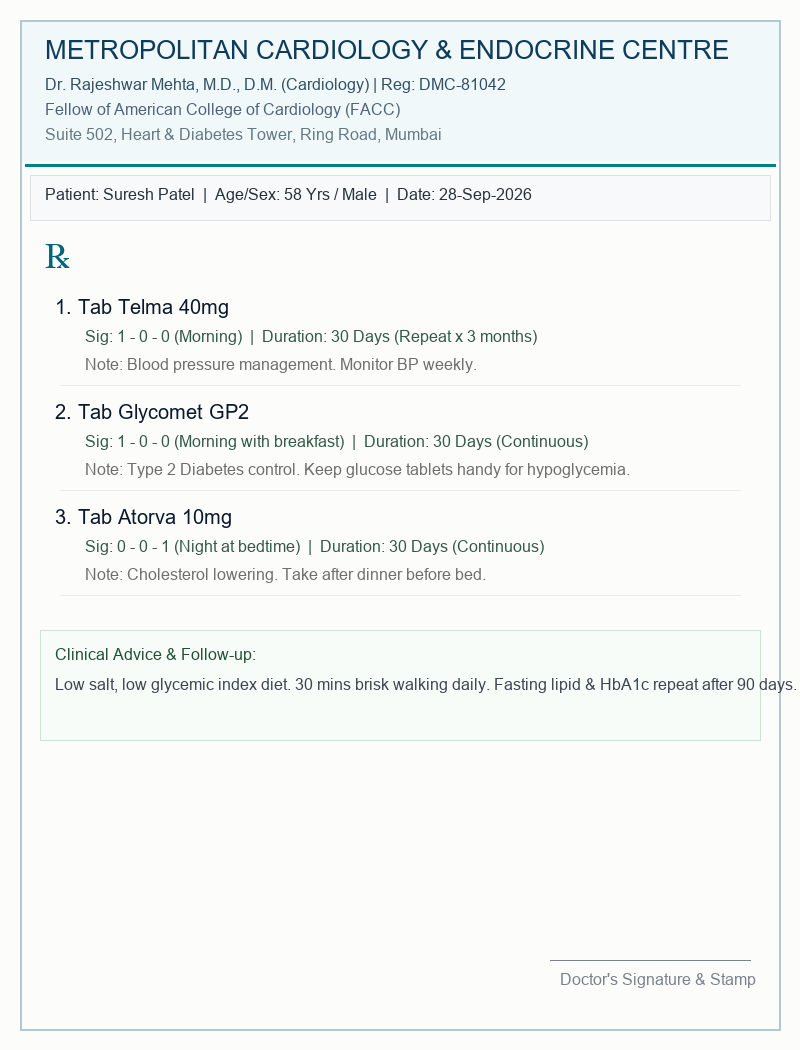
#> input picture frontend/sample_prescriptions/sample_rx_chronic_cardiac_diabetes.png, 800 x 1050 px
$ python -i preprocessing_service.py   (imports and definitions only)
#> lines starting #> are read from the running program, lines starting #| are printed output that depends on the picture; after the words box and inside, x2 and y2 are one past the last pixel; in counts of white or black regions, pixels touching at a corner belong together
#> further down, picture is the input picture: shape (1050, 800, 3); mean B, G, R 244.3, 245.5, 242.9
"""
Module 6: Prescription Image Preprocessing Engine using OpenCV.
Implements a modular 8-stage image enhancement pipeline:
Original Image -> Resize -> Grayscale -> Noise Reduction -> Contrast Enhancement (CLAHE)
-> Adaptive Thresholding -> Deskew -> Optional Morphological Processing -> Preprocessed Image.

Fully configurable to allow experimental comparison across different clinical document presets.
"""

import time
import base64
import cv2
import numpy as np
from typing import Dict, Any, Tuple, Optional
from pydantic import BaseModel, Field


# -------------------------------------------------------------
# Configuration Schema for Experimental Comparisons
# -------------------------------------------------------------

# [35 lines that did not run here, left out]


# [49 lines that did not run here, left out]


# -------------------------------------------------------------
# Modular Stage 1 to Stage 7 OpenCV Step Functions
# -------------------------------------------------------------

# [199 lines left out: functions step_resize, step_grayscale, step_noise_reduction, step_contrast_enhancement, step_adaptive_threshold, not called in this run]


def compute_skew_angle(cv_gray_or_bin: np.ndarray) -> float:
    """
    Calculates document text skew angle using minimum bounding box of foreground ink pixels.
    """
    try:
        if len(cv_gray_or_bin.shape) == 3:
            cv_gray_or_bin = cv2.cvtColor(cv_gray_or_bin, cv2.COLOR_BGR2GRAY)

        # Ensure text is white foreground on black background for coordinate calculation
        if np.mean(cv_gray_or_bin) > 127:
            # White background, invert
            thresh = cv2.threshold(cv_gray_or_bin, 0, 255, cv2.THRESH_BINARY_INV | cv2.THRESH_OTSU)[1]
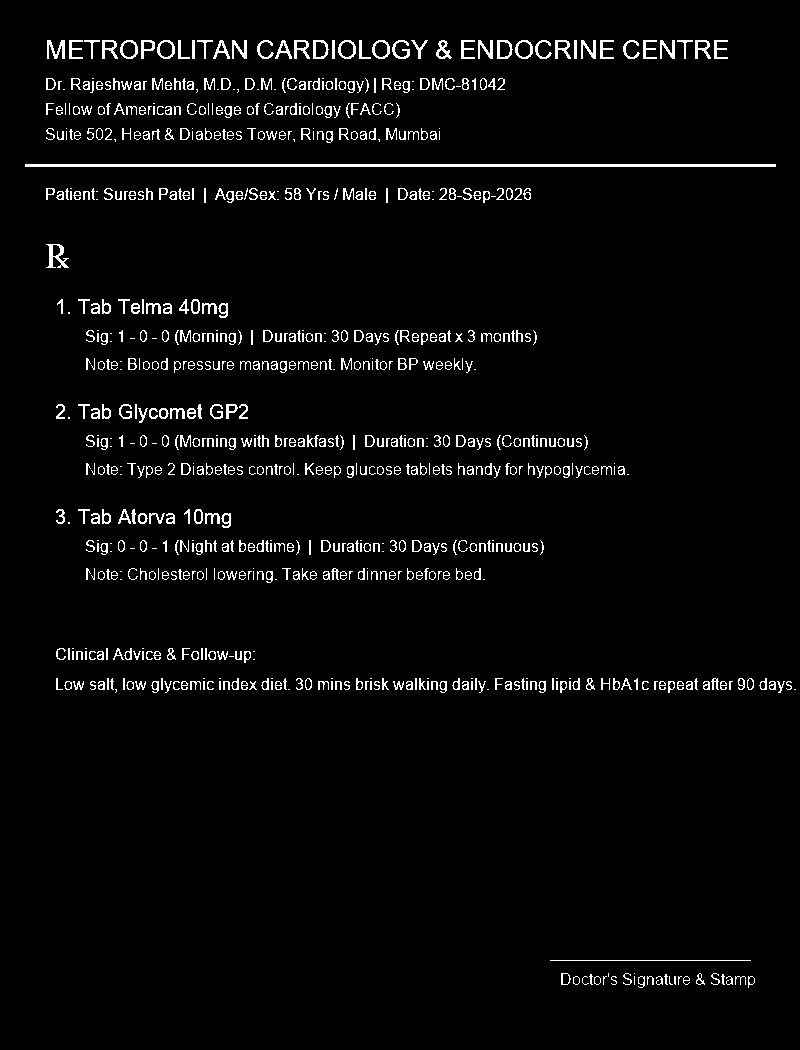
#> thresh: shape (1050, 800); 3.5% white in thin lines or dots, all inside (x1, y1, x2, y2) = (25, 40, 796, 988)
        else:
            thresh = cv_gray_or_bin

        coords = np.column_stack(np.where(thresh > 0))
#> coords = 29337 pairs, first value 40 to 987, second value 25 to 795
        if len(coords) < 50:
            return 0.0

        angle = cv2.minAreaRect(coords)[-1]
#> angle = -90
        if angle < -45:
            angle = -(90 + angle)
#> angle = 0
        else:
            angle = -angle

        if abs(angle) > 25:
            return 0.0
        return float(round(angle, 2))
    except Exception:
        return 0.0


# [16 lines left out: function rotate_image, not called in this run]


def step_deskew(
    cv_img: np.ndarray,
    enable: bool = True,
    max_angle: float = 25.0
) -> Tuple[np.ndarray, float, Dict[str, Any]]:
    """
    Stage 6: Deskew
    Calculates document alignment angle and rotates image so text lines are horizontally oriented.
    """
    if not enable:
        return cv_img, 0.0, {
            "step": "6. Deskew",
            "applied": False,
            "detail": "Deskewing disabled by configuration"
        }

    angle = compute_skew_angle(cv_img)
#> angle = 0
    if abs(angle) >= 0.5 and abs(angle) <= max_angle:
        rotated = rotate_image(cv_img, angle, border_value=255)
        return rotated, angle, {
            "step": "6. Deskew",
            "applied": True,
            "detail": f"Corrected {angle}° text tilt angle"
        }

    return cv_img, angle, {
        "step": "6. Deskew",
        "applied": False,
        "detail": f"Tilt angle ({angle}°) is negligible (< 0.5°)"
    }


# [208 lines left out: functions step_morphological_processing, run_modular_preprocessing_pipeline, preprocess_prescription_cv, not called in this run]

>>> import cv2
>>> picture = cv2.imread('../../frontend/sample_prescriptions/sample_rx_chronic_cardiac_diabetes.png')
>>> result = step_deskew(picture)

$ run again, on frontend/sample_prescriptions/sample_rx_fever_acidity.png
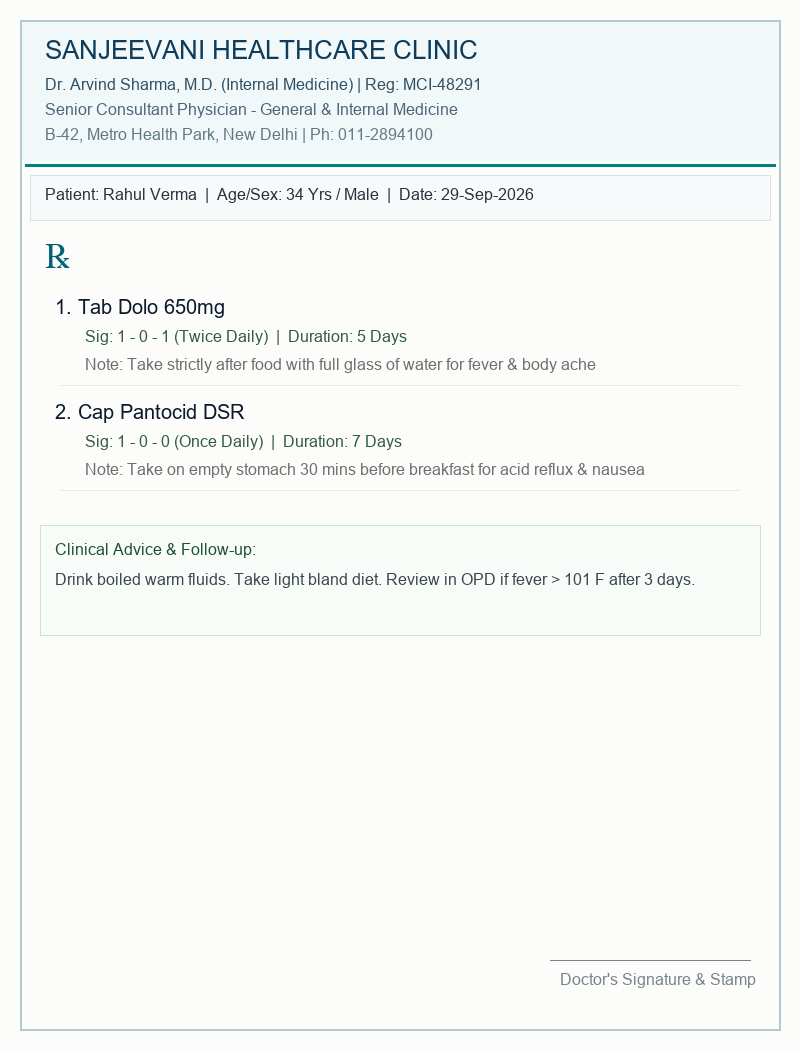
#> input picture frontend/sample_prescriptions/sample_rx_fever_acidity.png, 800 x 1050 px
#> picture is the input picture: shape (1050, 800, 3); mean B, G, R 245.5, 246.8, 244.4
#> in compute_skew_angle, `thresh = cv2.threshold(cv_gray_or_bin, 0, 255, cv2.THRESH_BINARY_INV |..`:
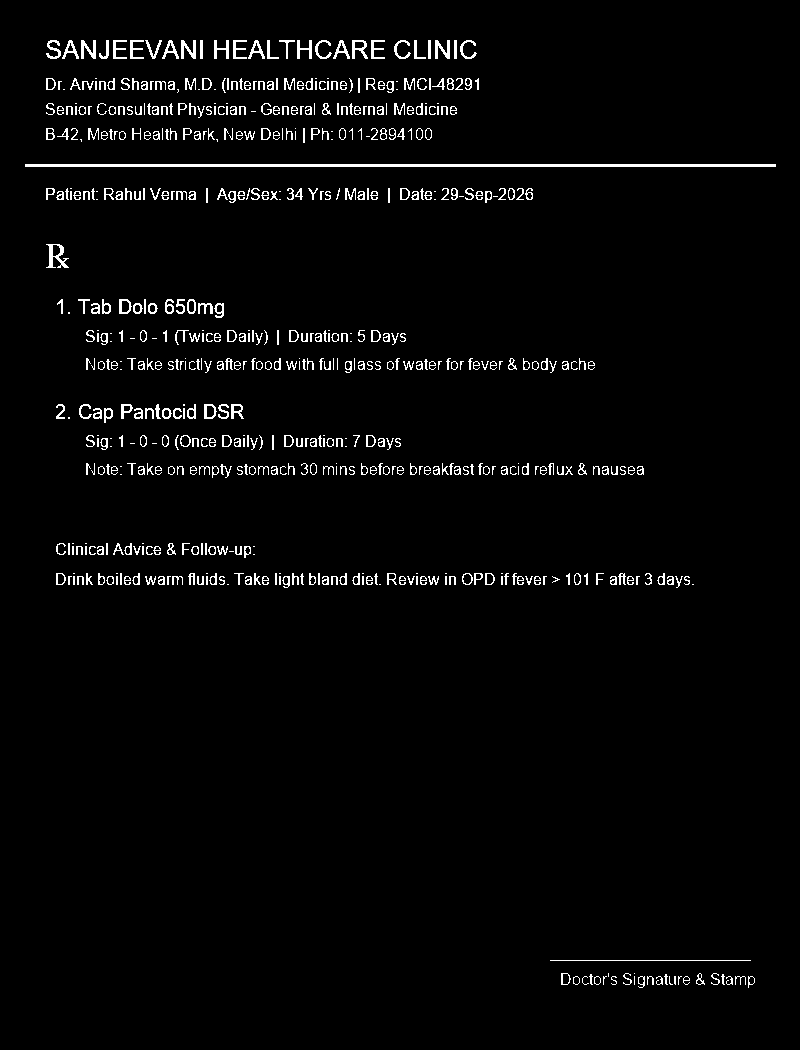
#> thresh: shape (1050, 800); 2.7% white in thin lines or dots, all inside (x1, y1, x2, y2) = (25, 40, 776, 988)
#> coords = 23079 pairs, first value 40 to 987, second value 25 to 775
#> in compute_skew_angle, `angle = cv2.minAreaRect(coords)[-1]`: angle = -1.47
#> in compute_skew_angle, `angle = -angle`: angle = 1.47
#> M = [[1, 0.0257, -13.34], [-0.0257, 1, 10.43]]
#> in rotate_image, `rotated = cv2.warpAffine( cv_img, M, (w, h), flags=cv2.INTER_CUBIC, bo..`:
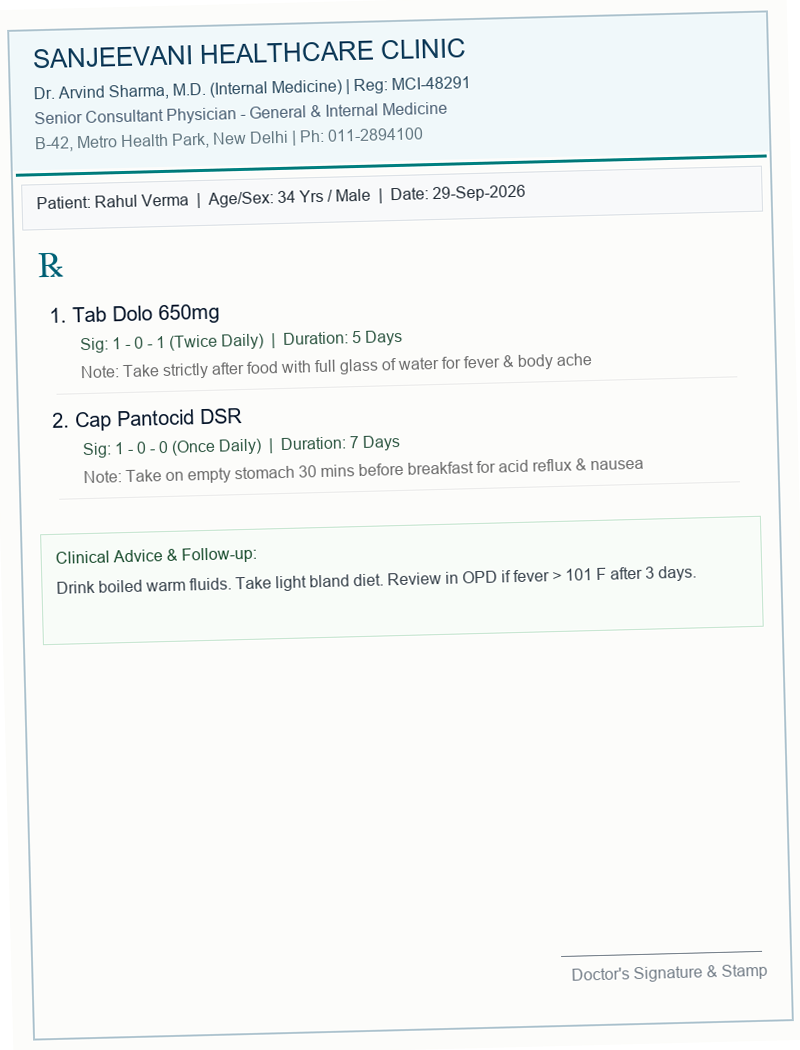
#> rotated: shape (1050, 800, 3); mean B, G, R 245.5, 246.7, 244.3

$ run again, on frontend/sample_prescriptions/sample_rx_respiratory_infection.png
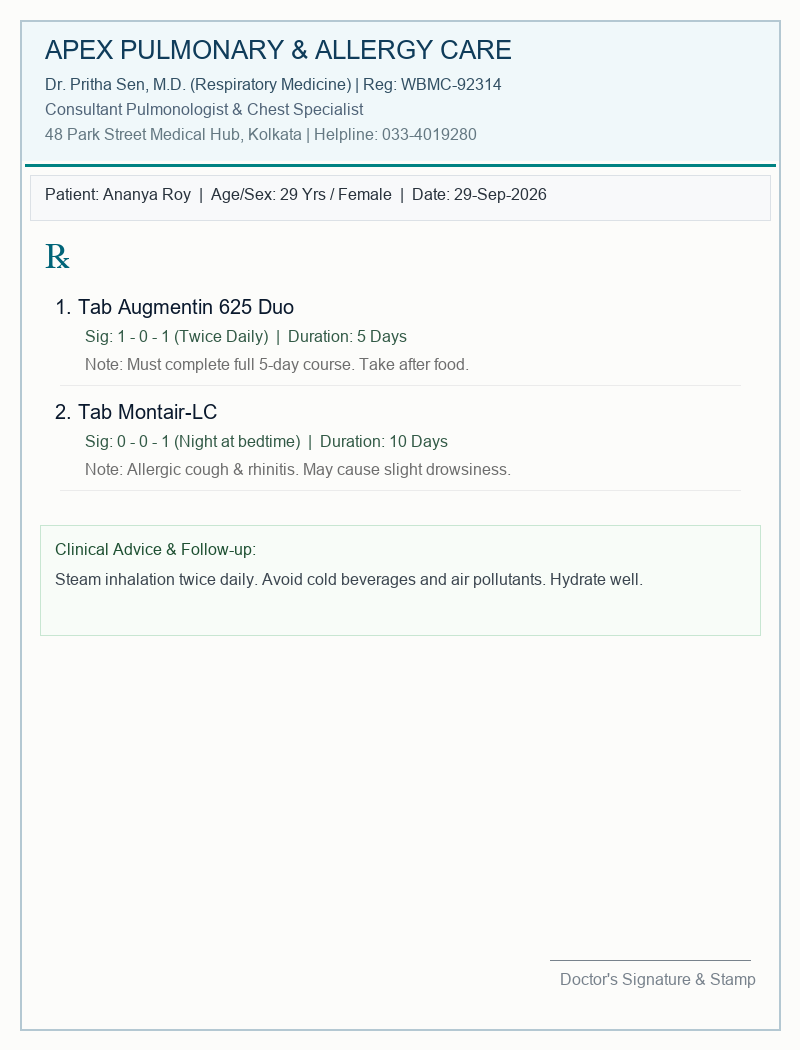
#> input picture frontend/sample_prescriptions/sample_rx_respiratory_infection.png, 800 x 1050 px
#> picture is the input picture: shape (1050, 800, 3); mean B, G, R 245.5, 246.8, 244.4
#> in compute_skew_angle, `thresh = cv2.threshold(cv_gray_or_bin, 0, 255, cv2.THRESH_BINARY_INV |..`:
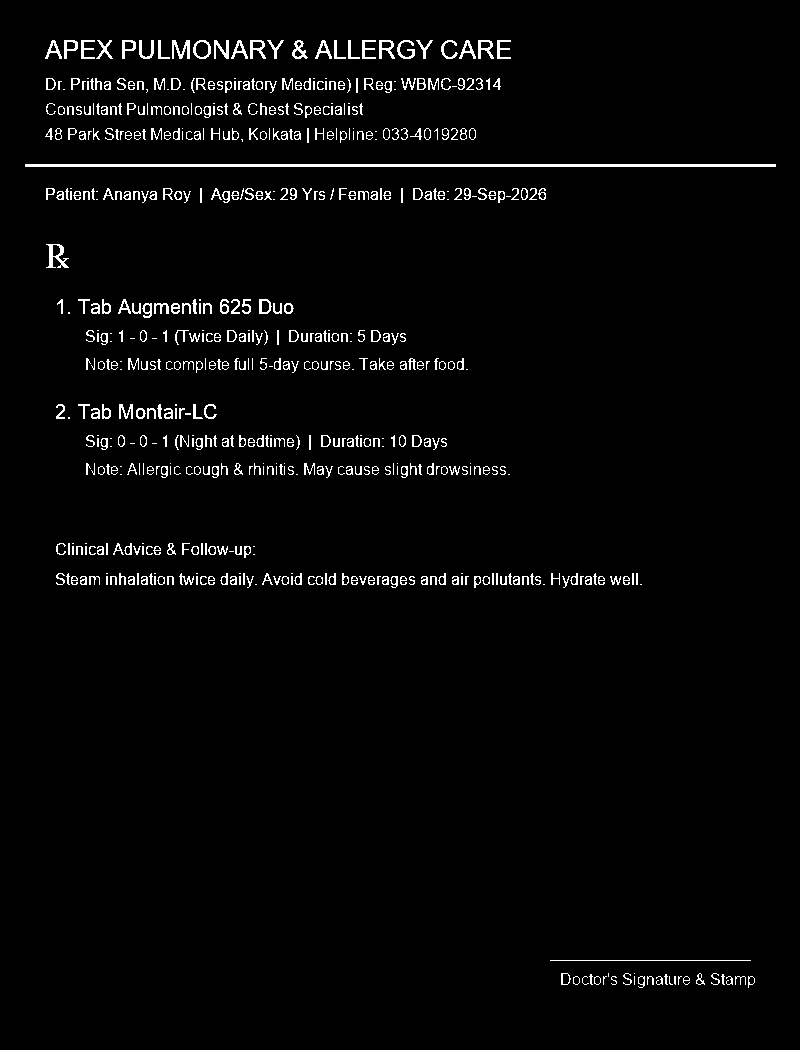
#> thresh: shape (1050, 800); 2.7% white in thin lines or dots, all inside (x1, y1, x2, y2) = (25, 40, 776, 988)
#> coords = 22425 pairs, first value 40 to 987, second value 25 to 775
#> in compute_skew_angle, `angle = cv2.minAreaRect(coords)[-1]`: angle = -1.47
#> in compute_skew_angle, `angle = -angle`: angle = 1.47
#> M = [[1, 0.0257, -13.34], [-0.0257, 1, 10.43]]
#> in rotate_image, `rotated = cv2.warpAffine( cv_img, M, (w, h), flags=cv2.INTER_CUBIC, bo..`:
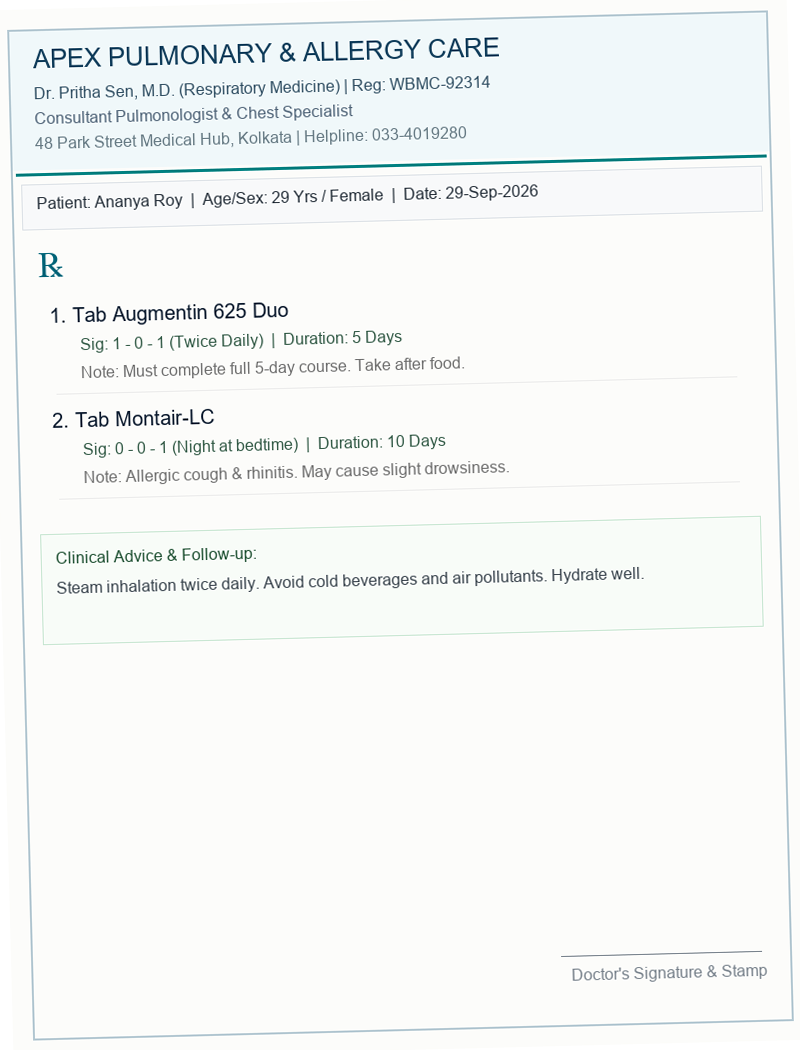
#> rotated: shape (1050, 800, 3); mean B, G, R 245.5, 246.7, 244.3
